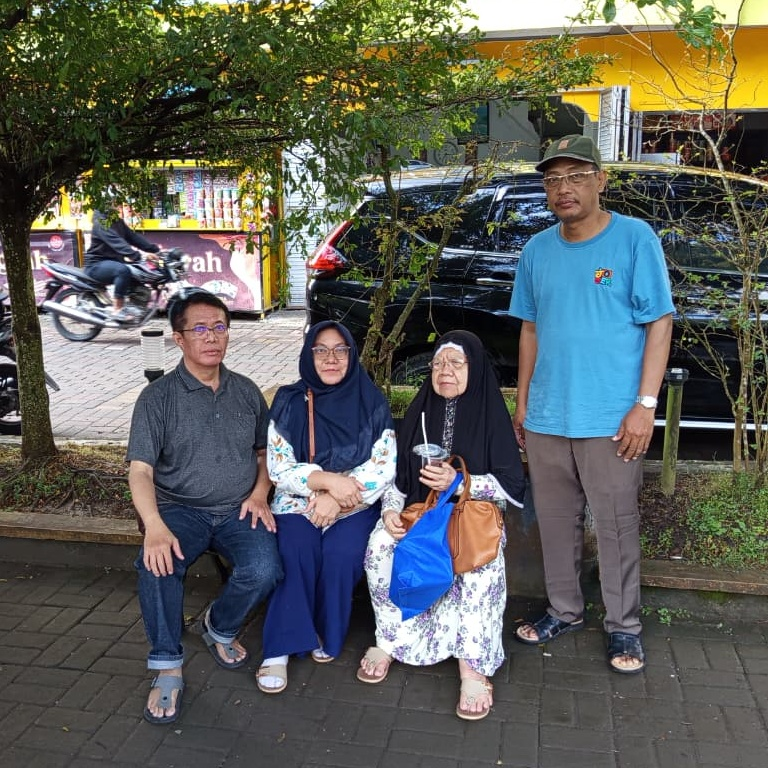
#> input picture github_pertemuan_4/gambar/Foto_Family.jpg, 768 x 768 px, found by its file name
$ python Watermark.py
#> lines starting #> are read from the running program, lines starting #| are printed output that depends on the picture; after the words box and inside, x2 and y2 are one past the last pixel; in counts of white or black regions, pixels touching at a corner belong together
import numpy as np
import matplotlib.pyplot as plt

# user entries
nama_file_foto = 'Foto_Family.jpg'
nama_file_teks = 'Selamat_Idulfitri_1447_H.jpg'
glass_opacity = 0.2
teks_opacity = 0.8

# main program
foto = plt.imread(nama_file_foto)
#> foto is the input picture: shape (768, 768, 3); mean R, G, B 91.5, 93.8, 88.1
foto = foto.copy()
teks = plt.imread(nama_file_teks)
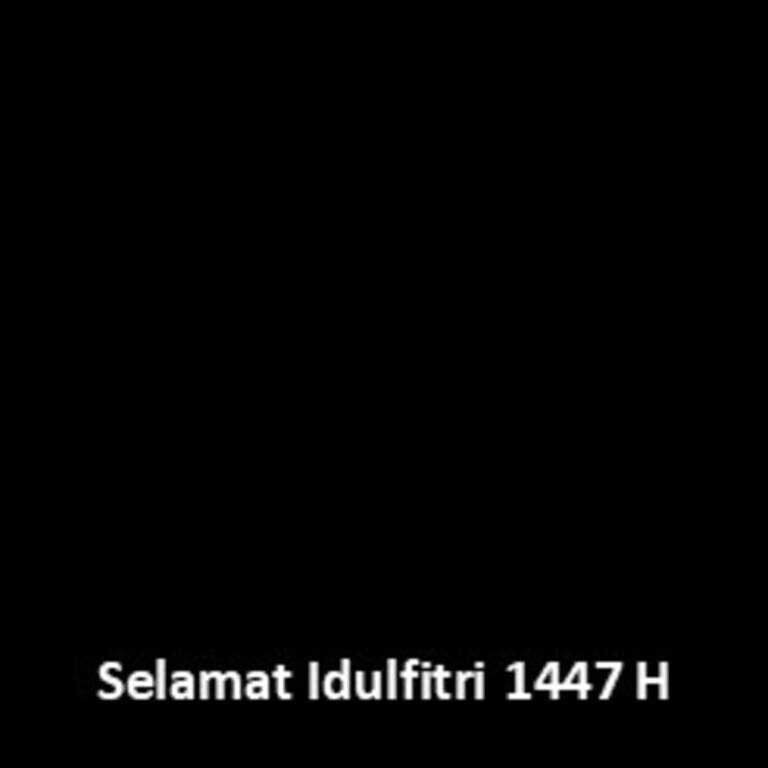
#> input picture github_pertemuan_4/gambar/Selamat_Idulfitri_1447_H.jpg, 768 x 768 px, found by its file name
#> teks is the input picture: shape (768, 768); min 0, max 255, mean 4.1

# === PERBAIKAN 1: pastikan teks jadi RGB (3 channel) ===
if len(teks.shape) == 2:
    teks = np.stack((teks,)*3, axis=-1)

row, col, depth = foto.shape
#> row = 768; col = 768; depth = 3
print(row)
#| 768


w2 = teks_opacity
w1 = 1 - w2

for y in range(0, row):  # mengunjungi pixel ke pixel baris
    print(y)
    for x in range(0, col):  # mengunjungi pixel ke pixel kolom
        r1 = foto[y, x, 0]; g1 = foto[y, x, 1]; b1 = foto[y, x, 2]
        r2 = teks[y, x, 0]; g2 = teks[y, x, 1]; b2 = teks[y, x, 2]

        # === PERBAIKAN 2: threshold untuk skala float (0–1) ===
        if float(r2) + float(g2) + float(b2) >= 100:
            foto[y, x, 0] = w1 * r1 + w2 * r2
            foto[y, x, 1] = w1 * g1 + w2 * g2
            foto[y, x, 2] = w1 * b1 + w2 * b2
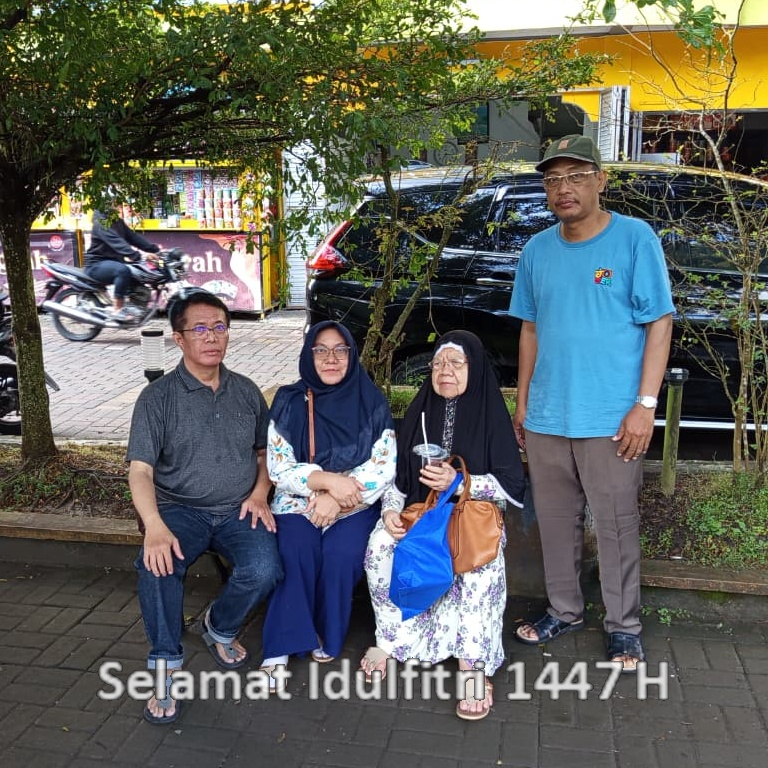
#> foto: shape (768, 768, 3); 2.33% of pixels changed, all inside (x1, y1, x2, y2) = (96, 657, 669, 701)

plt.figure(1)
plt.imshow(foto)

plt.figure(2)
plt.imshow(teks)
plt.show()


# # buat efek kaca
# y1 = 0; y2 = row
# x1 = round(0.48 * col); x2 = col

# area_kaca = foto[y1:y2, x1:x2]
# # foto[y1:y2, x1:x2] = (area_kaca * transparansi_kaca).astype(np.uint8)
# foto[y1:y2, x1:x2] = foto[y1:y2, x1:x2] * (1 - glass_opacity)

# tebal_bingkai = round(tebal_bingkai * row)  # Konversi ke piksel
# foto[y1:y1+tebal_bingkai, x1:x2] = warna_bingkai  # Bingkai kanan Atas
# foto[y2-tebal_bingkai:y2, x1:x2] = warna_bingkai  # Bingkai kanan Bawah
# foto[y1:y2, x1:x1+tebal_bingkai] = warna_bingkai  # Bingkai kanan Kiri
# foto[y1:y2, x2-tebal_bingkai:x2] = warna_bingkai  # Bingkai kanan Kanan

# # bingkai
# warna_bingkai = (220, 220, 220)  # Abu-abu terang
# tebal_bingkai = 0.02  # Tebal bingkai dalam piksel

# transparansi kaca
# transparansi_kaca = 0.5
